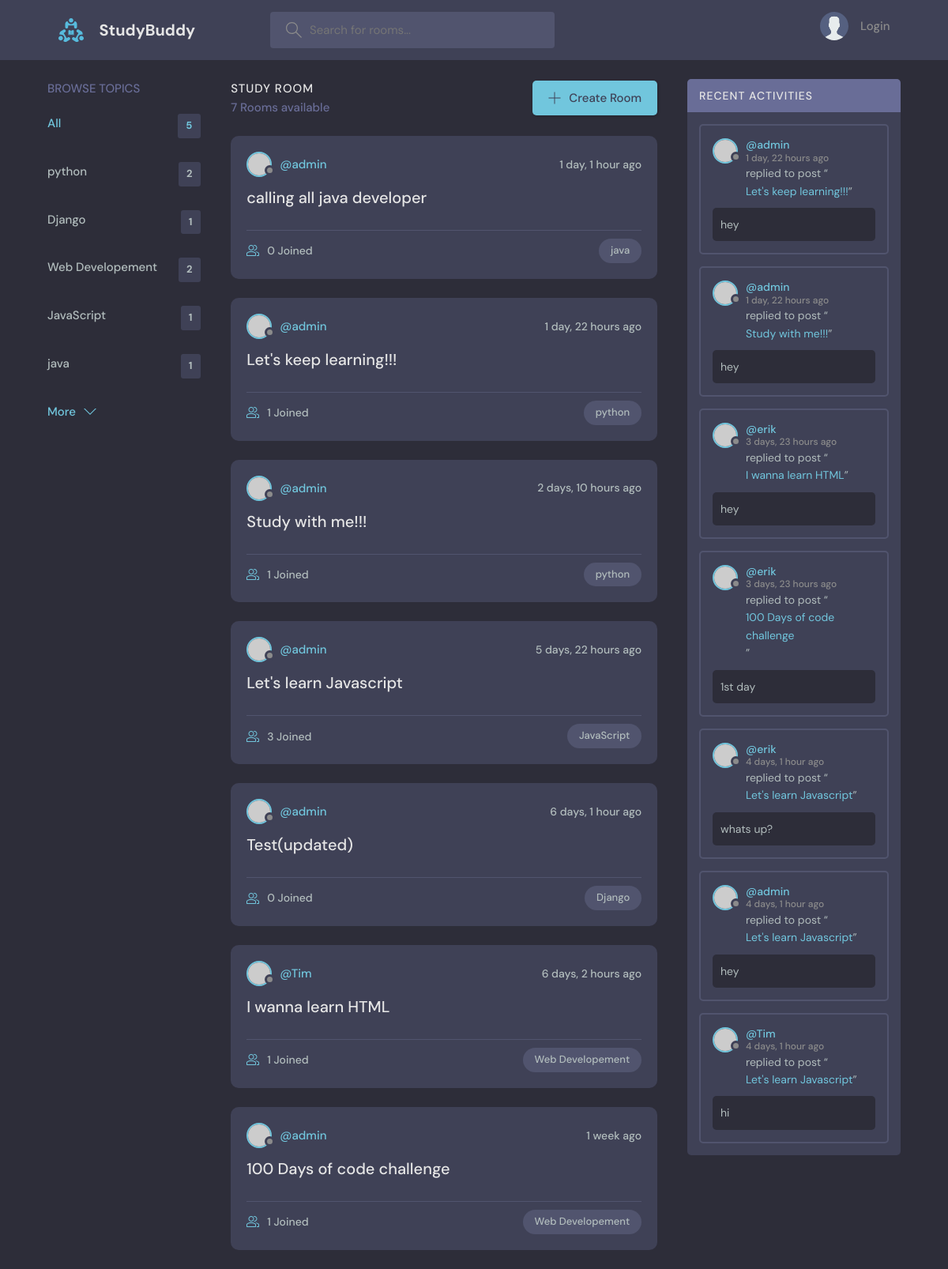
The page / on the database its author committed.
### base/models.py (models this page shows, shortened)
class Topic(models.Model):
    name = models.CharField(max_length=200)

class Room(models.Model):
    host = models.ForeignKey(User, on_delete=models.SET_NULL, null=True)
    topic = models.ForeignKey(Topic, on_delete=models.SET_NULL, null=True)
    name = models.CharField(max_length=200)
    description = models.TextField(null=True,blank=True)
    participants = models.ManyToManyField(User,related_name='participants', blank=True)
    updated = models.DateTimeField(auto_now=True)
    created = models.DateTimeField(auto_now_add=True)
    class Meta:
        ordering = ['-updated','-created']
    def __str__(self):
        return self.name

class Message(models.Model):
    user = models.ForeignKey(User, on_delete=models.CASCADE)
    room = models.ForeignKey(Room, on_delete=models.CASCADE)
    body = models.TextField()
    updated = models.DateTimeField(auto_now=True)
    created = models.DateTimeField(auto_now_add=True)
    class Meta:
        ordering = ['-updated','-created']

### base/views.py (the view)
# urls.py: path('',views.home,name = 'home'),
def home(request):
    q = request.GET.get('q') if request.GET.get('q') != None else ''
    rooms = Room.objects.filter(
        Q(topic__name__icontains= q) |
        Q(name__icontains= q) |
        Q(description__icontains= q)
        )
    topics = Topic.objects.all()[0:5]
    room_count = rooms.count()
    room_messages = Message.objects.filter(Q(room__topic__name__icontains=q))
    context = {'rooms':rooms , 'topics':topics , 'room_count':room_count, 'room_messages':room_messages}
    return render(request,'base/home.html', context)

### base/templates/base/home.html (shortened to what this page needs)
{% extends 'main.html' %}
{% block content %}
<main class="layout layout--3">
  <div class="container">
    {% include 'base/topics_component.html' %}
    <div class="roomList">
      <div class="roomList__header">
        <div>
          <h2>Study Room</h2>
          <p>{{room_count}} Rooms available</p>
        </div>
        <a class="btn btn--main" href="{% url 'create-room' %}">
          <svg version="1.1" xmlns="http://www.w3.org/2000/svg" width="32" height="32" viewBox="0 0 32 32">
            <title>add</title>
            <path
              d="M16.943 0.943h-1.885v14.115h-14.115v1.885h14.115v14.115h1.885v-14.115h14.115v-1.885h-14.115v-14.115z">
            </path>
          </svg>
          Create Room
        </a>
      </div>
      {% include 'base/feed_component.html' %}
    </div>
    {% include 'base/activity_component.html' %}
  </div>
</main>
{% endblock %}

### base/templates/base/topics_component.html
<div class="topics">
    <div class="topics__header">
        <h2>Browse Topics</h2>
    </div>
    <ul class="topics__list">
        <li>
            <a href="{% url 'home' %}" class="active">All <span>{{topics.count}}</span></a>
        </li>
        {% for topic in topics %}
        <li>
            <a href="{% url 'home'%}?q={{topic.name}}"> {{topic.name}}<span>{{topic.room_set.all.count}}</span></a>
        </li>
        {% endfor %}
    </ul>
    <a class="btn btn--link" href="{% url 'topics' %}">
        More
        <svg version="1.1" xmlns="http://www.w3.org/2000/svg" width="32" height="32" viewBox="0 0 32 32">
            <title>chevron-down</title>
            <path d="M16 21l-13-13h-3l16 16 16-16h-3l-13 13z"></path>
        </svg>
    </a>
</div>

### base/templates/base/feed_component.html (shortened to what this page needs)
{% for room in rooms %}
<div class="roomListRoom">
    <div class="roomListRoom__header">
        <a href="{% url 'user-profile' room.host.id %}" class="roomListRoom__author">
            <div class="avatar avatar--small">
                <img src="https://randomuser.me/api/portraits/women/11.jpg" />
            </div>
            <span>@{{room.host.username}}</span>
        </a>
        <div class="roomListRoom__actions">
            <span>{{room.created|timesince}} ago</span>
        </div>
    </div>
    <div class="roomListRoom__content">
        <a href="{% url 'room' room.id %}">{{room.name}}</a>
    </div>
    <div class="roomListRoom__meta">
        <a href="{% url 'room' room.id %}" class="roomListRoom__joined">
            {{room.participants.all.count}} Joined
        </a>
        <p class="roomListRoom__topic">{{room.topic.name}}</p>
    </div>
</div>
{% endfor %}

### base/templates/base/activity_component.html (shortened to what this page needs)
<div class="activities">
    <div class="activities__header">
        <h2>Recent Activities</h2>
    </div>
    {% for message in room_messages %}
    <div class="activities__box">
        <div class="activities__boxHeader roomListRoom__header">
            <a href="{% url 'user-profile' message.user.id %}" class="roomListRoom__author">
                <div class="avatar avatar--small">
                    <img src="https://randomuser.me/api/portraits/women/11.jpg" />
                </div>
                <p>
                    @{{message.user}}
                    <span>{{message.created|timesince}} ago</span>
                </p>
            </a>
        </div>
        <div class="activities__boxContent">
            <p>replied to post “<a href="{% url 'room' message.room.id %}">{{message.room}}</a>”</p>
            <div class="activities__boxRoomContent">
                {{message.body}}
            </div>
        </div>
    </div>
    {% endfor %}
</div>

### rows shown on the page
Topic: name "python", room_set.all.count "2"
Topic: name "Django", room_set.all.count "1"
Topic: name "Web Developement", room_set.all.count "2"
Topic: name "JavaScript", room_set.all.count "1"
Topic: name "java", room_set.all.count "1"
Room: host.username "admin", created "1 day, 1 hour", name "calling all java developer", participants.all.count "0", topic.name "java"
Room: host.username "admin", created "1 day, 22 hours", name "Let's keep learning!!!", participants.all.count "1", topic.name "python"
Room: host.username "admin", created "2 days, 10 hours", name "Study with me!!!", participants.all.count "1", topic.name "python"
Room: host.username "admin", created "5 days, 22 hours", name "Let's learn Javascript", participants.all.count "3", topic.name "JavaScript"
Room: host.username "admin", created "6 days, 1 hour", name "Test(updated)", participants.all.count "0", topic.name "Django"
Room: host.username "Tim", created "6 days, 2 hours", name "I wanna learn HTML", participants.all.count "1", topic.name "Web Developement"
Room: host.username "admin", created "1 week", name "100 Days of code challenge", participants.all.count "1", topic.name "Web Developement"
Message: user "admin", created "1 day, 22 hours", room "Let's keep learning!!!", body "hey"
Message: user "admin", created "1 day, 22 hours", room "Study with me!!!", body "hey"
Message: user "erik", created "3 days, 23 hours", room "I wanna learn HTML", body "hey"
Message: user "erik", created "3 days, 23 hours", room "100 Days of code challenge", body "1st day"
Message: user "erik", created "4 days, 1 hour", room "Let's learn Javascript", body "whats up?"
Message: user "admin", created "4 days, 1 hour", room "Let's learn Javascript", body "hey"
Message: user "Tim", created "4 days, 1 hour", room "Let's learn Javascript", body "hi"

### other values the page prints
{{ topics.count }} "5"
{{ room_count }} "7"
